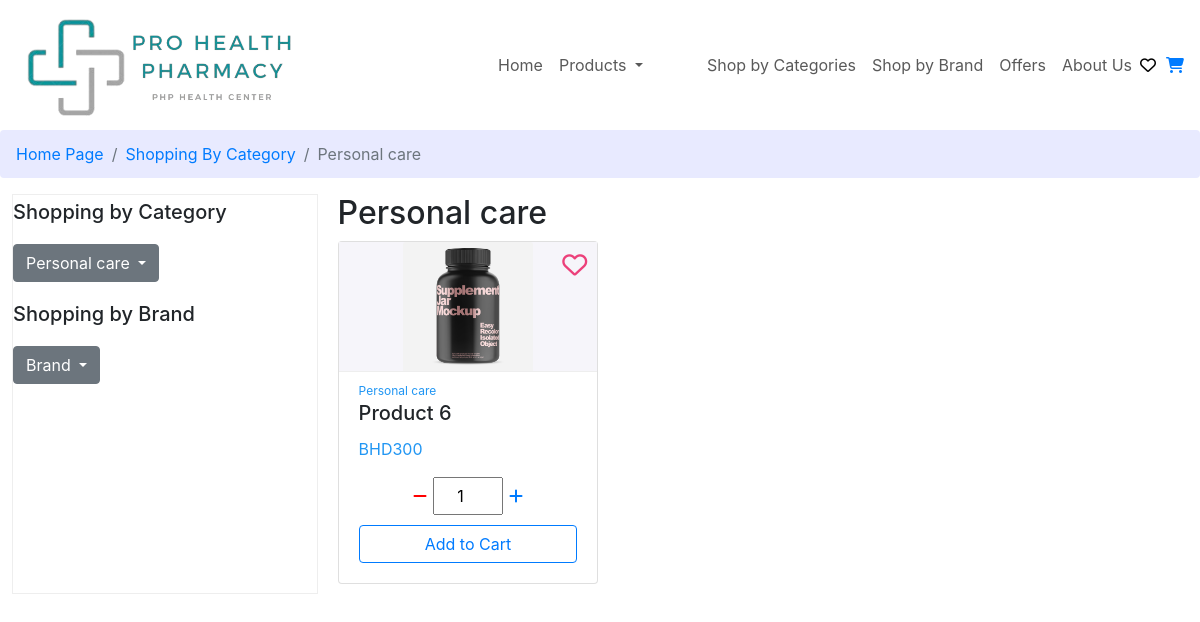
/Interface/ProductByCategory.php?Category=Personal care, run on the app's committed database.
### Interface/ProductByCategory.php (the view, shortened to what this page needs)
<?php
try {
  require("../Connection/init.php");
  if (isset($_GET["Category"])) {
    $categoryName = $_GET["Category"];
  }
  $data = $db->prepare("SELECT * FROM `product data` WHERE Type = ?");
  $data->execute([$categoryName]);
  $count = $data->rowCount();
?>
  <!DOCTYPE html>
  <html lang="en">
  <head>
    <link rel="stylesheet" href="../css/main.css" />
    <link rel="stylesheet" href="../css/all.min.css" />
    <link href="https://cdnjs.cloudflare.com/ajax/libs/bootstrap/5.3.0/css/bootstrap.min.css" rel="stylesheet">
  </head>
  <body>
    <?php
    include "../header.php";
    if ($count > 0) {
    ?>
      <nav style="--bs-breadcrumb-divider: '>';" aria-label="breadcrumb" class="navContainerProducts">
        <ol class="breadcrumb">
          <li class="breadcrumb-item"><a href="HomePageCustomer.php">Home Page</a></li>
          <li class="breadcrumb-item"><a href="ShopByCategories.php">Shopping By Category</a></li>
          <li class="breadcrumb-item active" aria-current="page"><?php echo $categoryName ?></li>
        </ol>
      </nav>
      <div class="containerProducts">
        <div class="filter" id="showFilterDiv">
          <h5>Shopping by Category</h5>
          <div class=" dropdown">
            <button class="btn btn-secondary dropdown-toggle" type="button" id="dropdownMenuButton" data-bs-toggle="dropdown" aria-expanded="false">
              <?php echo $categoryName ?>
            </button>
          </div>
          <h5>Shopping by Brand</h5>
          <div class=" dropdown">
            <button class="btn btn-secondary dropdown-toggle" type="button" id="dropdownMenuButton" data-bs-toggle="dropdown" aria-expanded="false">
              Brand
            </button>
          </div>
        </div>
        <div class="content">
          <div class="headerContainer">
            <h2 class="title"> <?php echo $categoryName ?></h2>
          </div>
          <div class="row row-cols-1 row-cols-md-2 row-cols-lg-3 g-4">
            <?php
            while ($row = $data->fetch()) {
              $productID = $row["ProductID"];
              $Quantity = $row["Quantity"];
              $currentDate = date("Y-m-d");
              $stmt = $db->prepare("SELECT DiscountedPrice FROM `offers data` WHERE ProductID = ?
                      AND StartDate <= ? AND EndDate >= ?");
              $stmt->execute([$productID, $currentDate, $currentDate]);
              $countOffer = $stmt->rowCount();
              $name = $row["Name"];
              $price = $row["Price"];
              $Photo = $row["Photo"];
              $Availability = $row["Availability"];
            ?>
              <div class="col">
                <div class="card card-color:red">
                  <div class="cartImag">
                    <img src="../images/<?php echo $Photo ?>" class="card-img-top w-50 mx-auto d-block">
                  </div>
                  <div class="card-body">
                    <?php
                    if (isset($_SESSION['user_id'])) {
                      $userID = $_SESSION['user_id'];
                    ?>
                      <div class="HeartDiv">
                        <?php
                        $check = $db->prepare("SELECT * FROM `wish list data` WHERE ProductID = ? And UserID = ?");
                        $check->execute([$productID, $userID]);
                        $checkResult = $check->rowCount();
                        $dataWishList = $check->fetch();
                        ?>
                        <a href="#" class="wishlist-action" data-product-id="<?php echo $productID; ?>" data-wishlist-id="<?php echo isset($dataWishList["WID"]) ? $dataWishList["WID"] : ''; ?>">
                          <i id="HeartIcon" class="<?php echo isset($dataWishList["WID"]) ? 'fa-solid' : 'fa-regular'; ?> fa-heart"></i>
                        </a>
                      </div>
                    <?php
                    } else {
                    ?>
                      <div class="HeartDiv">
                        <a href="#" tabindex="0" data-bs-toggle="modal" data-bs-target="#alertModal">
                          <i class="fa-regular fa-heart" id="HeartIcon2"></i>
                        </a>
                      </div>
                    <?php
                    }
                    ?>
                    <span><?php echo $categoryName ?></span>
                    <h5 class="card-title"><?php echo $name ?></h5>
                    <?php
                    if ($countOffer === 0) {
                    ?>
                      <p class="card-text nowPrice"><?php echo "BHD" . $price ?></p>
                    <?php
                    }
                    $maxValue = min(24, $Quantity);
                    ?>
                    <div class="inputQtyContainer">
                      <button class="btnMins" id="decreaseQty"><i class="fas fa-minus"></i></button>
                      <input type="number" class="custom-number-input" id="quantity" value="1" min="1" max="<?php echo $maxValue ?>" productID=<?php echo $productID ?>>
                      <button class="btnPlus" id="increaseQty"><i class="fas fa-plus"></i></button>
                    </div>
                    <?php
                    if (isset($_SESSION['user_id'])) {
                      if ($Availability === 1) {
                    ?>
                        <button type="button" onclick="addToCart(<?php echo $productID ?>)" class="btn btn-outline-primary w-100 d-block mx-auto">Add to Cart</button>
                      <?php
                      } else {
                      ?>
                        <button id="outOfStock" type="button" class="btn btn-outline-primary w-100 d-block mx-auto" style="pointer-events: none; filter: none; background-color:#eee;
                      border-color:#ddd; color:#333;">
                          Out Of Stock
                        </button>
                      <?php
                      }
                    } else {
                      ?>
                      <button type="button" class="btn btn-outline-primary w-100 d-block mx-auto" data-bs-toggle="modal" data-bs-target="#cartModal">
                        Add to Cart
                      </button>
                    <?php
                    }
                    ?>
                  </div>
                </div>
              </div>
            <?php
            }
            ?>
          </div>
        </div>
      </div>
    <?php
    }
    ?>
  </body>
  </html>
<?php
} catch (PDOException $e) {
  echo "Error: " . $e->getMessage();
}
?>

### css/main.css (style rules this page uses)
* { box-sizing: border-box; }
.navContainerProducts .breadcrumb { background-color: #e8eaff; }
.containerProducts { display: flex; justify-content: space-between; }
.containerProducts .filter { padding-top: 5px; width: 35%; margin-left: 1%; height: 400px; border: 1px solid #eee; }
.containerProducts .filter .dropdown { margin: 20px 0; }
.containerProducts .content { padding: 0 20px; width: 65%; }
.containerProducts .content { width: 100%; }
.containerProducts .content span { font-size: 12px; color: #2196f3; }
.containerProducts .content .card-body { border-top: 1px solid #eee; }
.containerProducts .content .col { position: relative; margin-bottom: 20px; }
.containerProducts .content .card-body .HeartDiv { position: absolute; top: 5px; right: 10px; font-size: 25px; color: #ec407a; }
.containerProducts .content .card-body .HeartDiv #HeartIcon, .containerProducts .content .card-body .HeartDiv #HeartIcon2 { color: #ec407a; }
.containerProducts .content .card-body { padding-top: 5px; }
.containerProducts .content .card-body .nowPrice { color: #2196f3; font-size: 16px; }
.containerProducts .headerContainer { display: flex; justify-content: space-between; align-items: center; font-size: 30px; }
.containerProducts .inputQtyContainer { display: flex; justify-content: center; align-items: center; margin-bottom: 10px; }
.containerProducts .custom-number-input { width: 70px; display: flex; text-align: center; padding: 5px 0; }
.containerProducts .btnMins { background-color: white; border: none; color: red; }
.containerProducts .btnPlus { background-color: white; border: none; color: #007bff; }
.containerProducts .cartImag { background-color: #f6f5fa; }

### data on the page
product data: Photo (picture), Name "Product 6", Price "300", Quantity "1"

### other printed values
$categoryName "Personal care"
